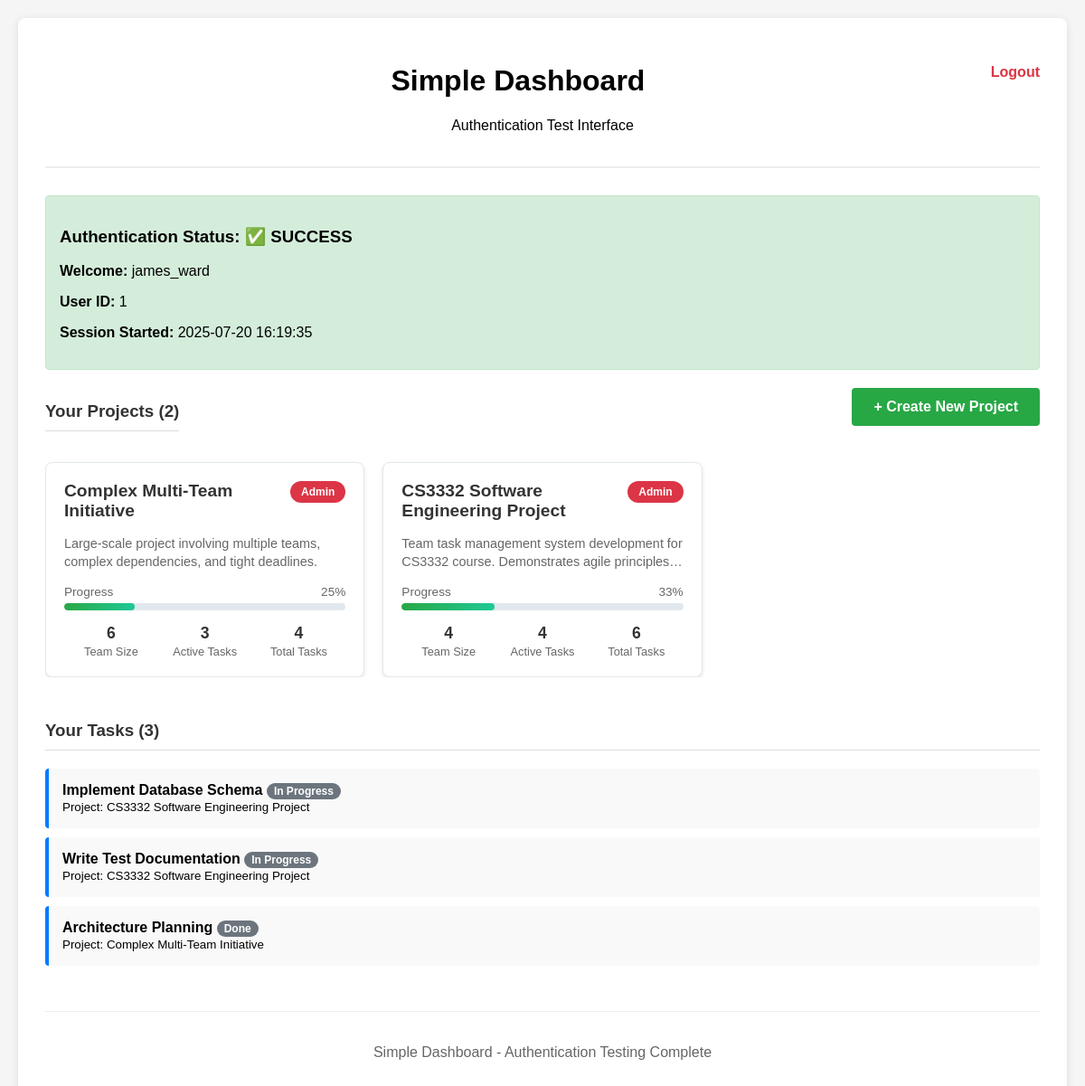
/dashboard.php (signed in), run on the app's committed database.
### tables this page shows
CREATE TABLE projects (
    project_id INT AUTO_INCREMENT PRIMARY KEY,
    title VARCHAR(100) NOT NULL,
    description TEXT,
    created_date TIMESTAMP DEFAULT CURRENT_TIMESTAMP,
    updated_at TIMESTAMP DEFAULT CURRENT_TIMESTAMP ON UPDATE CURRENT_TIMESTAMP
);

CREATE TABLE tasks (
    task_id INT AUTO_INCREMENT PRIMARY KEY,
    project_id INT NOT NULL,
    title VARCHAR(100) NOT NULL,
    description TEXT,
    status ENUM('To Do', 'In Progress', 'Done') DEFAULT 'To Do',
    assigned_by INT,
    assigned_date TIMESTAMP NULL,
    due_date DATE NULL,
    created_at TIMESTAMP DEFAULT CURRENT_TIMESTAMP,
    updated_at TIMESTAMP DEFAULT CURRENT_TIMESTAMP ON UPDATE CURRENT_TIMESTAMP,
    FOREIGN KEY (project_id) REFERENCES projects(project_id) ON DELETE CASCADE,
    FOREIGN KEY (assigned_by) REFERENCES users(user_id) ON DELETE SET NULL,
     
    CONSTRAINT chk_title_length CHECK (CHAR_LENGTH(title) <= 100 AND CHAR_LENGTH(title) >= 1),
     
    FULLTEXT INDEX ft_title_description (title, description)
);

### dashboard.php (the view, shortened to what this page needs)
<?php
$host = 'localhost';
$dbname = 'ttpm_system';
$username = 'root';
$password = '';
$mysqli = new mysqli($host, $username, $password, $dbname);
$userProjects = [];
if (isset($_SESSION['user_id'])) {
    $stmt = $mysqli->prepare("
        SELECT
            p.project_id,
            p.title,
            p.description,
            pm.role,
            (SELECT COUNT(*) FROM project_memberships pm2 WHERE pm2.project_id = p.project_id) as team_size,
            (SELECT COUNT(*) FROM tasks t WHERE t.project_id = p.project_id) as total_tasks,
            (SELECT COUNT(*) FROM tasks t WHERE t.project_id = p.project_id AND t.status = 'Done') as completed_tasks,
            (SELECT COUNT(*) FROM tasks t WHERE t.project_id = p.project_id AND t.status IN ('To Do', 'In Progress')) as active_tasks,
            p.created_date
        FROM projects p
        JOIN project_memberships pm ON p.project_id = pm.project_id
        WHERE pm.user_id = ?
        ORDER BY pm.joined_at DESC
    ");
    $stmt->bind_param("i", $_SESSION['user_id']);
    $stmt->execute();
    $result = $stmt->get_result();
    while ($row = $result->fetch_assoc()) {
        $row['progress_percent'] = $row['total_tasks'] > 0
            ? round(($row['completed_tasks'] / $row['total_tasks']) * 100)
            : 0;
        $userProjects[] = $row;
    }
}
$userTasks = [];
if (isset($_SESSION['user_id'])) {
    $stmt = $mysqli->prepare("
        SELECT t.task_id, t.title, t.status, p.title as project_title
        FROM tasks t
        JOIN task_assignments ta ON t.task_id = ta.task_id
        JOIN projects p ON t.project_id = p.project_id
        WHERE ta.user_id = ?
        LIMIT 10
    ");
    $stmt->bind_param("i", $_SESSION['user_id']);
    $stmt->execute();
    $result = $stmt->get_result();
    while ($row = $result->fetch_assoc()) {
        $userTasks[] = $row;
    }
}
?>
<!DOCTYPE html>
<html lang="en">
<head>
    <link rel="stylesheet" href="assets/css/project.css">
</head>
<body>
    <div class="container dashboard">
        <div class="header center">
            <a href="logout.php" class="logout-link">Logout</a>
            <h1>Simple Dashboard</h1>
            <p>Authentication Test Interface</p>
        </div>
        <div class="auth-info">
            <h3>Authentication Status: ✅ SUCCESS</h3>
            <p><strong>Welcome:</strong> <?php echo htmlspecialchars($_SESSION['username'] ?? 'Unknown'); ?></p>
            <p><strong>User ID:</strong> <?php echo htmlspecialchars($_SESSION['user_id'] ?? 'Not set'); ?></p>
            <p><strong>Session Started:</strong> <?php echo date('Y-m-d H:i:s'); ?></p>
        </div>
        <div class="section">
            <div class="flex-between mb-2">
                <h3 style="margin: 0;">Your Projects (<?php echo count($userProjects); ?>)</h3>
                <a href="create-project.php" class="btn-create">+ Create New Project</a>
            </div>
            <?php if (empty($userProjects)): ?>
                <div class="text-center tasks-placeholder">
                    <p><strong>No projects yet!</strong></p>
                    <p>Create your first project to get started with task management.</p>
                </div>
            <?php else: ?>
                <div class="project-cards">
                    <?php foreach ($userProjects as $project): ?>
                        <div class="project-card" onclick="window.location.href='project.php?id=<?php echo $project['project_id']; ?>'">
                            <div class="project-card-header">
                                <div>
                                    <a href="project.php?id=<?php echo $project['project_id']; ?>" class="project-card-title">
                                        <?php echo htmlspecialchars($project['title']); ?>
                                    </a>
                                </div>
                                <span class="role-badge role-<?php echo $project['role']; ?>">
                                    <?php echo ucfirst($project['role']); ?>
                                </span>
                            </div>
                            <div class="project-card-description">
                                <?php echo htmlspecialchars($project['description'] ?? 'No description provided'); ?>
                            </div>
                            <div class="project-progress">
                                <div class="progress-label">
                                    <span>Progress</span>
                                    <span><?php echo $project['progress_percent']; ?>%</span>
                                </div>
                                <div class="progress-bar">
                                    <div class="progress-fill <?php echo $project['progress_percent'] == 0 ? 'zero' : ''; ?>"
                                         style="width: <?php echo $project['progress_percent']; ?>%"></div>
                                </div>
                            </div>
                            <div class="project-stats">
                                <div class="stat-item">
                                    <span class="stat-number"><?php echo $project['team_size']; ?></span>
                                    <div class="stat-label">Team Size</div>
                                </div>
                                <div class="stat-item">
                                    <span class="stat-number"><?php echo $project['active_tasks']; ?></span>
                                    <div class="stat-label">Active Tasks</div>
                                </div>
                                <div class="stat-item">
                                    <span class="stat-number"><?php echo $project['total_tasks']; ?></span>
                                    <div class="stat-label">Total Tasks</div>
                                </div>
                            </div>
                        </div>
                    <?php endforeach; ?>
                </div>
            <?php endif; ?>
        </div>
        <div class="section">
            <h3>Your Tasks (<?php echo count($userTasks); ?>)</h3>
            <?php if (empty($userTasks)): ?>
                <p>No tasks assigned.</p>
            <?php else: ?>
                <?php foreach ($userTasks as $task): ?>
                    <div class="item">
                        <strong><?php echo htmlspecialchars($task['title']); ?></strong>
                        <span class="status-badge"><?php echo htmlspecialchars($task['status']); ?></span>
                        <br>
                        <small>Project: <?php echo htmlspecialchars($task['project_title']); ?></small>
                    </div>
                <?php endforeach; ?>
            <?php endif; ?>
        </div>
        <div style="text-align: center; margin-top: 40px; padding-top: 20px; border-top: 1px solid #eee; color: #666;">
            <p>Simple Dashboard - Authentication Testing Complete</p>
        </div>
    </div>
</body>
</html>

### assets/css/project.css (style rules this page uses)
body { font-family: Arial, sans-serif; margin: 0; padding: 20px; background-color: #f5f5f5; }
.container { max-width: 1000px; margin: 0 auto; background: white; padding: 30px; border-radius: 8px; box-shadow: 0 2px 10px rgba(0,0,0,0.1); }
.header { display: flex; justify-content: space-between; align-items: center; margin-bottom: 30px; padding-bottom: 20px; border-bottom: 2px solid #eee; }
.header.center { text-align: center; display: block; }
.role-badge { padding: 5px 12px; border-radius: 15px; font-size: 12px; font-weight: bold; color: white; }
.role-admin { background: #dc3545; }
.section { margin-bottom: 30px; }
.section h3 { color: #333; border-bottom: 1px solid #ddd; padding-bottom: 10px; margin-bottom: 20px; }
.btn-create { background: #28a745; color: white; padding: 12px 24px; border: none; border-radius: 4px; text-decoration: none; font-size: 16px; font-weight: bold; display: inline-block; margin-bottom: 20px; }
.project-cards { display: grid; grid-template-columns: repeat(auto-fill, minmax(320px, 1fr)); gap: 20px; margin-top: 20px; }
.project-card { background: white; border: 1px solid #e1e8ed; border-radius: 8px; padding: 20px; transition: all 0.2s ease; cursor: pointer; box-shadow: 0 2px 4px rgba(0,0,0,0.1); }
.project-card-header { display: flex; justify-content: space-between; align-items: start; margin-bottom: 15px; }
.project-card-title { font-size: 1.2rem; font-weight: bold; color: #333; margin: 0 0 5px 0; text-decoration: none; }
.project-card-description { color: #666; font-size: 0.9rem; margin-bottom: 15px; line-height: 1.4; display: -webkit-box; -webkit-line-clamp: 2; -webkit-box-orient: vertical; overflow: hidden; }
.project-progress { margin-bottom: 15px; }
.progress-label { display: flex; justify-content: space-between; font-size: 0.85rem; color: #666; margin-bottom: 5px; }
.progress-bar { width: 100%; height: 8px; background: #e1e8ed; border-radius: 4px; overflow: hidden; }
.progress-fill { height: 100%; background: linear-gradient(90deg, #28a745, #20c997); border-radius: 4px; transition: width 0.3s ease; }
.project-stats { display: flex; justify-content: space-between; margin-top: 15px; }
.stat-item { text-align: center; flex: 1; }
.stat-number { display: block; font-size: 1.1rem; font-weight: bold; color: #333; }
.stat-label { font-size: 0.8rem; color: #666; margin-top: 2px; }
.item { padding: 15px; margin: 10px 0; background: #f9f9f9; border-left: 4px solid #007bff; border-radius: 4px; transition: background 0.2s; }
.container.dashboard { max-width: 1200px; }
.logout-link { float: right; color: #dc3545; text-decoration: none; font-weight: bold; }
.status-badge { padding: 2px 8px; border-radius: 12px; font-size: 12px; font-weight: bold; color: white; background: #6c757d; }
.auth-info { background: #d4edda; border: 1px solid #c3e6cb; padding: 15px; border-radius: 4px; margin-bottom: 20px; }
.mb-2 { margin-bottom: 20px; }
.flex-between { display: flex; justify-content: space-between; align-items: center; }
.section { overflow: hidden; }

### data on the page
projects: title "Complex Multi-Team Initiative", role "Admin", description "Large-scale project involving multiple teams, complex dependencies, and tight deadlines.", progress_percent "25", team_size "6", active_tasks "3", total_tasks "4"
projects: title "CS3332 Software Engineering Project", role "Admin", description "Team task management system development for CS3332 course. Demonstrates agile…", progress_percent "33", team_size "4", active_tasks "4", total_tasks "6"
tasks: title "Implement Database Schema", status "In Progress", project.title "CS3332 Software Engineering Project"
tasks: title "Write Test Documentation", status "In Progress", project.title "CS3332 Software Engineering Project"
tasks: title "Architecture Planning", status "Done", project.title "Complex Multi-Team Initiative"

### other printed values
$_SESSION['username'] "james_ward"
$_SESSION['user_id'] "1"
count($userProjects) "2"
count($userTasks) "3"
